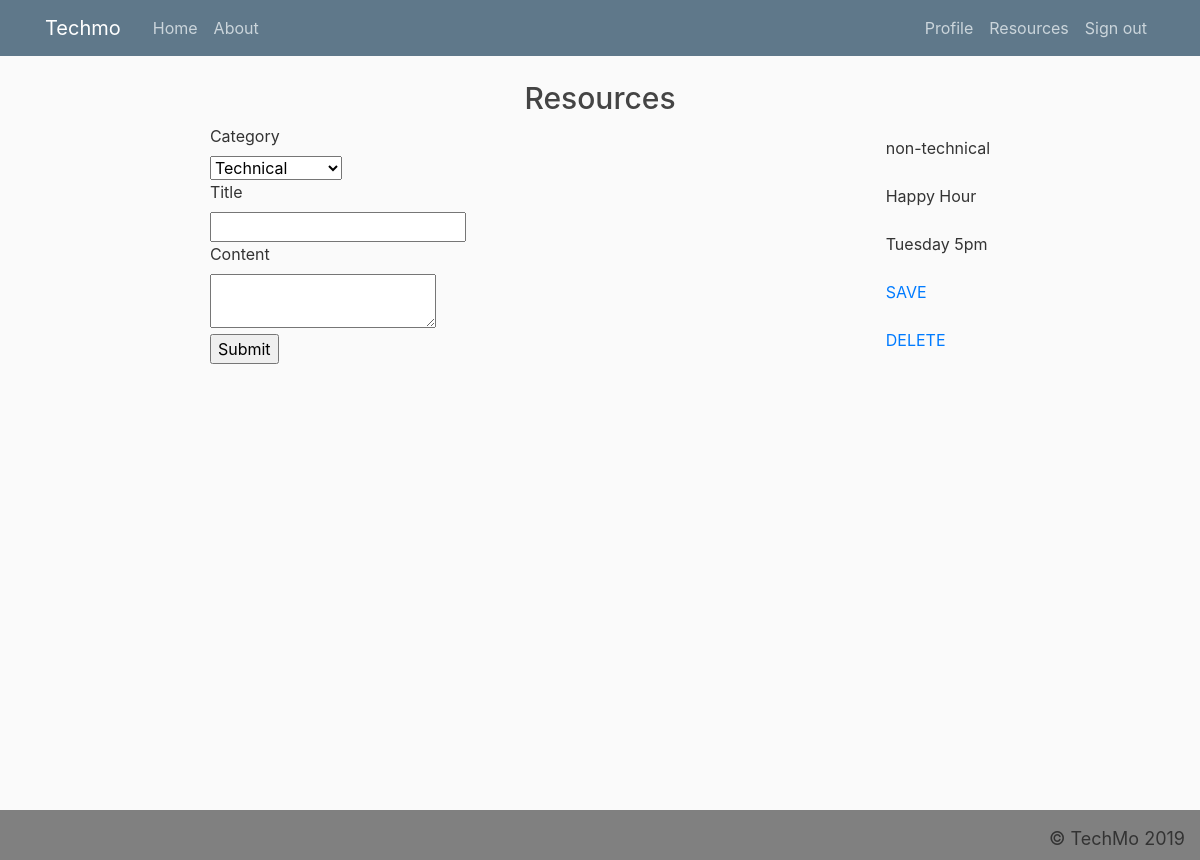
Page /resource (signed in) on the committed database.
### models.py (models this page shows, shortened)
class Resources(Model):
    user = ForeignKeyField(
        model = User,
        backref='resources'
    )
    category = CharField()
    title = CharField()
    content = CharField()
    timestamp = DateTimeField(default=datetime.datetime.now())
    class Meta:
        database = DATABASE
        order_by = ('-timestamp')

### app.py (the view, shortened to what this page needs)
@app.route('/resource', methods=['GET', 'POST'])
@login_required
def resource():
    resources = models.Resources.select().limit(10)
    form = forms.ResourceForm()
    return render_template('resources.html', form=form, resources=resources)

### forms.py
class ResourceForm(Form):
    category = SelectField('Category', choices=[('technical','Technical'), ('non-technical', 'Non-Technical')], validators=[DataRequired()])
    title = StringField('Title', validators=[DataRequired()])
    content = TextAreaField('Content', validators=[DataRequired()])
    submit = SubmitField('Submit')

### app.py (called while the page is built)
@login_manager.user_loader
def load_user(userid):
    try:
        return models.User.get(models.User.id == userid)
    except models.DoesNotExist:
        return None

@app.before_request
def before_request():
    g.db = models.DATABASE   #CONNECTS TO DB BEFORE EACH REQUEST
    g.db.connect()
    g.user = current_user

@app.after_request
def after_request(response):   #CLOSES THE DB AFTER EACH REQUEST
    g.db.close()
    return response

### templates/resources.html (shortened to what this page needs)
{% extends 'layout.html' %}
{% block content %}
<h3>Resources</h3>
<div class ="d-flex flex-column-center">
    <form method='POST'>
        <div>{{ form.category.label }}</div>
        <div>{{ form.category() }}</div>
        <div>{{ form.title.label }}</div>
        <div>{{ form.title()}}</div>
        <div>{{ form.content.label }}</div>
        <div>{{ form.content() }}</div>
        <div>{{ form.submit }}</div>
    </form>
    <div class ="d-flex flex-column">
        {% for resource in resources %}
            <div>{{ resource.category }}</div>
            <div>{{ resource.title }}</div>
            <div>{{ resource. content }}</div>
            <a href="{{ url_for('save_to_profile', resource_id=resource.id) }}">SAVE</a>
            <a href="/delete-resource/{{resource.id}}">DELETE</a>
        {% endfor %}
    </div>
</div>
{% endblock %}

### static/main.css (style rules this page uses)
body { background: #fafafa; color: #333333; margin-top: 5rem; }
h1, h2, h3, h4, h5, h6 { color: #444444; }
h3 { font-size: 30px; text-align: center; }
.d-flex { justify-content: space-around; }

### rows in the picture
Resources: category "non-technical", title "Happy Hour", content "Tuesday 5pm"
